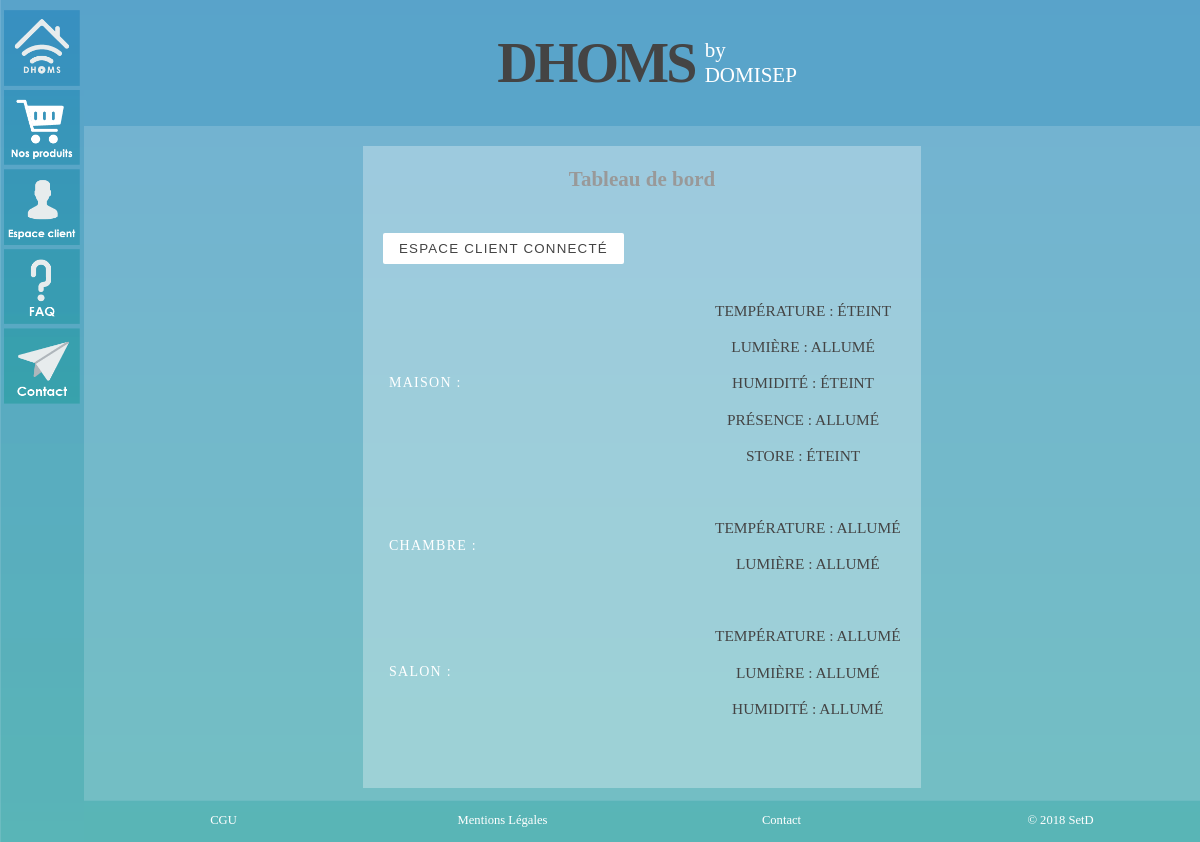
Screenshot of /Vue/espace_client.php with the database file from the repository.
### tables this page shows
CREATE TABLE `controleur` (
  `ID` int(11) NOT NULL,
  `reference` varchar(255) NOT NULL,
  `categorie` varchar(255) NOT NULL,
  `type` varchar(255) NOT NULL,
  `etat` varchar(255) NOT NULL,
  `niveau_batterie` int(11) NOT NULL,
  `ID_piece` int(11) NOT NULL
);

### Controleur/url.php (called while the page is built, shortened)
<?php
$DHOMS_URL="http://localhost:63342/site_app/APP-7d/DHOMS";
?>

### Vue/espace_client.php (the view, shortened to what this page needs)
<!DOCTYPE html>
<html lang="en">
<head>
    <link rel= "stylesheet" href="style.css" />
</head>
<body>
<?php
try {
    $bdd = new PDO('mysql:host=localhost;dbname=dhoms;charset=utf8', 'root', '', array(PDO::ATTR_ERRMODE => PDO::ERRMODE_EXCEPTION));
} catch(Exception $e) {
    die('Erreur : '.$e->getMessage());
}
?>
<nav>
    <?php include "nav.php"?>
</nav>
<div id = "header_footer">
    <header>
        <?php include "header.php"?>
    </header>
    <section>
        <div id="form_contact">
            <h3 id="connexion_inscription"> Tableau de bord</h3>
            <ul class="flex-outer">
                <li >
                    <a href="../Controleur/tableau_bord_controleur.php"><button >Espace Client connecté</button></a>
                </li>
                <li ><label>Maison :</label><br/>
                    <div class ="moyen_texte">
                        <?php
                        $reponse = $bdd->query('SELECT * FROM controleur WHERE ID_piece = 1');
                        while ($donnees = $reponse->fetch()) {
                            ?>
                            <p><?php echo $donnees['categorie']; ?> : <?php echo $donnees['etat']; ?><br/></p>
                            <?php
                        }
                        ?>
                    </div>
                </li>
                <li ><label>Chambre :</label><br/>
                    <div class ="moyen_texte">
                        <?php
                        $reponse = $bdd->query('SELECT * FROM controleur WHERE ID_piece = 2');
                        while ($donnees = $reponse->fetch()) {
                            ?>
                            <p><?php echo $donnees['categorie']; ?> : <?php echo $donnees['etat']; ?><br/></p>
                            <?php
                        }
                        ?>
                    </div>
                </li>
                <li ><label>Salon :</label><br/>
                    <div class ="moyen_texte">
                        <?php
                        $reponse = $bdd->query('SELECT * FROM controleur WHERE ID_piece = 3');
                        while ($donnees = $reponse->fetch()) {
                            ?>
                            <p><?php echo $donnees['categorie']; ?> : <?php echo $donnees['etat']; ?><br/></p>
                            <?php
                        }
                        ?>
                    </div>
                </li>
            </ul>
        </div>
    </section>
    <footer>
        <?php include "footer.php"?>
    </footer>
</div>
</body>
</html>

### Vue/nav.php (shortened to what this page needs)
<?php include "../Controleur/url.php"?>
<a href="<?php echo $DHOMS_URL; ?>/Vue/connexion_inscription_vue.php"><img src="<?php echo $DHOMS_URL;?>/Vue/image/accueil/accueil.png" alt="accueil"></a>
<a href="<?php echo $DHOMS_URL; ?>/Vue/nos_produits.php"><img src="<?php echo $DHOMS_URL;?>/Vue/image/accueil/nosproduits.png" alt="nosproduits"> </a>
<a href="<?php echo $DHOMS_URL; ?>/Controleur/tableau_bord_controleur.php"><img src="<?php echo $DHOMS_URL;?>/Vue/image/accueil/espaceclient.png" alt="espaceclient"> </a>
<a href="<?php echo $DHOMS_URL; ?>/Controleur/faq_controleur.php"><img src="<?php echo $DHOMS_URL;?>/Vue/image/accueil/faq.png" alt="faq"> </a>
<a href="<?php echo $DHOMS_URL; ?>/Vue/contact_vue.php"><img src="<?php echo $DHOMS_URL;?>/Vue/image/accueil/contact.png" alt="contact"> </a>

### Vue/header.php
<div id="titre">DHOMS</div> <div id="soustitre">by<br> DOMISEP</div>

### Vue/footer.php
<div id="footer">
    <div class="text_footer"><a href="../Vue/CGU.php">CGU</a></div>
    <div class="text_footer"><a href="../Vue/mentions_legales.php">Mentions Légales</a></div>
    <div class="text_footer"><a href="../Vue/contact_vue.php">Contact</a></div>
    <div class="text_footer">© 2018 SetD</div>
</div>

### Vue/style.css (style rules this page uses)
body { margin: 0px; background-image: url(image/accueil/background.png); background-attachment: fixed; font-family: "Century Gothic"; background-repeat: no-repeat; font-size: 14px; color: white; display: grid; grid-template-columns: minmax(50px, 7%) 1fr; }
#header_footer { height: 100vh; grid-column: 2; display: grid; grid-template-rows: minmax(58px,15%) minmax(50px, 80%) minmax(30px,5%); margin:0; }
header { background-image: url(image/accueil/header_bg.png); background-repeat: no-repeat; display:flex; flex-direction: row; justify-content: center; grid-row:1; align-items: center; overflow:hidden; padding:0; min-height: 58px; }
nav { grid-column: 1; padding-top: 10px; display: flex; flex-direction: column; justify-content: flex-start; flex-basis: 0; height: 100vh; width: 7%; position: fixed; background-image: url(image/accueil/nav_background_transparent.png); background-repeat: no-repeat; min-width: 50px; }
section { display: flex; flex-direction: column; grid-row: 2; overflow: auto; justify-content: flex-start; align-items: center; flex-wrap: wrap; }
footer { grid-row : 2; height:100%; grid-row:3; overflow: hidden; min-height: 20px; max-height: 50px; }
footer > #footer { background-image: url(image/accueil/footer_bg.png); min-height: 20px; width: 100%; height: 100%; justify-content: center; align-items: center; }
nav a { text-align: center; background-size: 100%; }
nav img { width: 90%; opacity: 1; }
h3 { color: #999; font-size: 1.5em; text-align: center; }
p { line-height: 21px; text-align: center; }
a { text-decoration: none; color: white; }
.flex-outer { box-sizing: border-box; min-width: 320px; padding: 20px; text-transform: uppercase; list-style: none; }
.flex-outer li { display: flex; flex-wrap: wrap; align-items: center; margin-bottom:20px; }
.flex-outer li label { flex: 1; max-width: 320px; min-width: 100px; }
.flex-outer li button { padding: 8px 16px; border: none; background: white; color: #444444; text-transform: uppercase; letter-spacing: .09em; border-radius: 2px; margin: auto; }
.flex-outer li label { padding: 6px; font-weight: 300; letter-spacing: .09em; text-transform: uppercase; }
#form_contact { width: 50%; min-width: 320px; background-color: rgba(255, 255, 255, 0.3); margin:20px; }
#footer { display: grid; grid-template-columns: repeat(4, 1fr); grid-gap: 0px; }
.text_footer { color: white; font-size : 90%; text-align: center; }
#titre { font-weight: bold; font-size: 4em; margin-right: auto; margin: 10px; color: #444444; letter-spacing: -0.05em; }
#soustitre { font-size: 1.5em; }
.moyen_texte { font-weight: inherit ; font-size:1.1em; color: #444444; }

### rows the page displays
controleur: categorie "TEMPÉRATURE", etat "ÉTEINT"
controleur: categorie "LUMIÈRE", etat "ALLUMÉ"
controleur: categorie "HUMIDITÉ", etat "ÉTEINT"
controleur: categorie "PRÉSENCE", etat "ALLUMÉ"
controleur: categorie "STORE", etat "ÉTEINT"
controleur: categorie "TEMPÉRATURE", etat "ALLUMÉ"
controleur: categorie "LUMIÈRE", etat "ALLUMÉ"
controleur: categorie "TEMPÉRATURE", etat "ALLUMÉ"
controleur: categorie "LUMIÈRE", etat "ALLUMÉ"
controleur: categorie "HUMIDITÉ", etat "ALLUMÉ"
